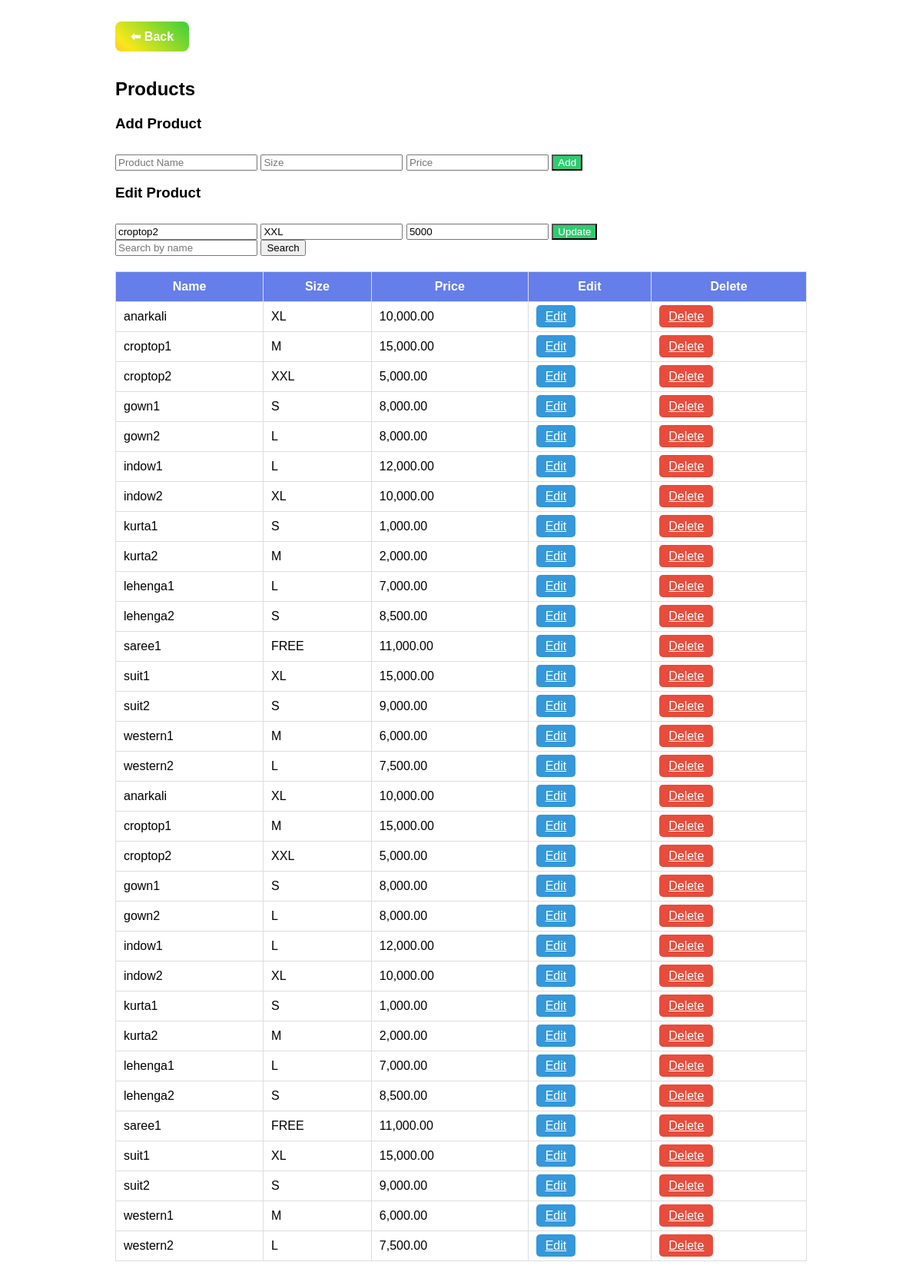
The page /viewproduct.php?product_id=13 (signed in) on the database its author committed.
### tables this page shows
CREATE TABLE `add_product` (
  `product_id` int(10) NOT NULL,
  `product_name` varchar(100) NOT NULL,
  `product_price` bigint(100) NOT NULL,
  `product_image1` varchar(100) NOT NULL,
  `size` char(50) NOT NULL,
  `qty` int(10) NOT NULL
);

### viewproduct.php (the view, shortened to what this page needs)
<?php
$servername = "localhost";
$username = "root";
$password = "";
$database = "rentalcloth";
$conn = new mysqli($servername, $username, $password, $database);
$edit_product = null;
if (isset($_GET['product_id'])) {
    $edit_id = intval($_GET['product_id']);
    $sql = "SELECT * FROM add_product WHERE product_id = ?";
    $stmt = $conn->prepare($sql);
    $stmt->bind_param("i", $edit_id);
    $stmt->execute();
    $result = $stmt->get_result();
    $edit_product = $result->fetch_assoc();
}
$search = isset($_GET['search']) ? $conn->real_escape_string($_GET['search']) : '';
$sql = "SELECT * FROM add_product";
$result = $conn->query($sql);
?>
<!DOCTYPE html>
<html lang="en">
<head>
</head>
<body>
<div class="container">
    <a href="user_details.php" class="back-btn">⬅ Back</a>
    <h2>Products</h2>
    <h3>Add Product</h3>
    <form method="POST">
        <input type="text" name="product_name" placeholder="Product Name" required>
        <input type="text" name="size" placeholder="Size" required>
        <input type="number" step="0.01" name="product_price" placeholder="Price" required>
        <button type="submit" class="submit-btn">Add</button>
    </form>
    <?php if ($edit_product): ?>
        <h3>Edit Product</h3>
        <form method="POST">
            <input type="text" name="product_name" value="<?= htmlspecialchars($edit_product['product_name']) ?>" required>
            <input type="text" name="size" value="<?= htmlspecialchars($edit_product['size']) ?>" required>
            <input type="number" step="0.01" name="product_price" value="<?= htmlspecialchars($edit_product['product_price']) ?>" required>
            <button type="submit" class="submit-btn">Update</button>
        </form>
    <?php endif; ?>
    <form method="GET">
        <input type="text" name="search" placeholder="Search by name" value="<?= htmlspecialchars($search) ?>">
        <button type="submit">Search</button>
    </form>
    <table class="product-table">
        <thead>
        <tr>
            <th>Name</th>
            <th>Size</th>
            <th>Price</th>
            <th>Edit</th>
            <th>Delete</th>
        </tr>
        </thead>
        <tbody>
        <?php if ($result && $result->num_rows > 0): ?>
            <?php while ($row = $result->fetch_assoc()): ?>
                <tr>
                    <td><?= htmlspecialchars($row['product_name']) ?></td>
                    <td><?= htmlspecialchars($row['size']) ?></td>
                    <td><?= number_format($row['product_price'], 2) ?></td>
                    <td><a class="btn edit-btn" href="viewproduct.php?product_id=<?= $row['product_id'] ?>">Edit</a></td>
                    <td><a class="btn delete-btn" href="viewproduct.php?delete_id=<?= $row['product_id'] ?>" onclick="return confirm('Delete this product?')">Delete</a></td>
                </tr>
            <?php endwhile; ?>
        <?php else: ?>
            <tr><td colspan="5">No products available.</td></tr>
        <?php endif; ?>
        </tbody>
    </table>
</div>
</body>
</html>

### viewproduct.php (style rules this page uses)
body { font-family: Arial, sans-serif; }
.container { width: 900px; margin: auto; padding: 20px; }
.product-table { width: 100%; border-collapse: collapse; margin-top: 20px; }
.product-table th, .product-table td { border: 1px solid #ddd; padding: 10px; }
.product-table th { background: #667eea; color: #fff; }
.btn { padding: 6px 12px; border: none; border-radius: 5px; cursor: pointer; }
.edit-btn { background: #3498db; color: #fff; }
.delete-btn { background: #e74c3c; color: #fff; }
.submit-btn { background: #2ecc71; color: #fff; margin-top: 10px; }
.back-btn { display: inline-block; margin-bottom: 15px; padding: 10px 20px; background: linear-gradient(45deg, #ff6b6b, #f8e71c, #4cd137, #0097e6, #9b59b6); background-size: 300% 300%; color: #fff; font-size: 16px; font-weight: bold; text-decoration: none; border-radius: 8px; border: none; cursor: pointer; transition: 0.4s; animation: gradientMove 5s ease infinite; }

### rows shown on the page
add_product: product_name "croptop2", size "XXL", product_price "5000", product_price "5,000.00"
add_product: product_name "anarkali", size "XL", product_price "10,000.00"
add_product: product_name "croptop1", size "M", product_price "15,000.00"
add_product: product_name "gown1", size "S", product_price "8,000.00"
add_product: product_name "gown2", size "L", product_price "8,000.00"
add_product: product_name "indow1", size "L", product_price "12,000.00"
add_product: product_name "indow2", size "XL", product_price "10,000.00"
add_product: product_name "kurta1", size "S", product_price "1,000.00"
add_product: product_name "kurta2", size "M", product_price "2,000.00"
add_product: product_name "lehenga1", size "L", product_price "7,000.00"
add_product: product_name "lehenga2", size "S", product_price "8,500.00"
add_product: product_name "saree1", size "FREE", product_price "11,000.00"
add_product: product_name "suit1", size "XL", product_price "15,000.00"
add_product: product_name "suit2", size "S", product_price "9,000.00"
add_product: product_name "western1", size "M", product_price "6,000.00"
add_product: product_name "western2", size "L", product_price "7,500.00"
add_product: product_name "anarkali", size "XL", product_price "10,000.00"
add_product: product_name "croptop1", size "M", product_price "15,000.00"
add_product: product_name "croptop2", size "XXL", product_price "5,000.00"
add_product: product_name "gown1", size "S", product_price "8,000.00"
add_product: product_name "gown2", size "L", product_price "8,000.00"
add_product: product_name "indow1", size "L", product_price "12,000.00"
add_product: product_name "indow2", size "XL", product_price "10,000.00"
add_product: product_name "kurta1", size "S", product_price "1,000.00"
add_product: product_name "kurta2", size "M", product_price "2,000.00"
add_product: product_name "lehenga1", size "L", product_price "7,000.00"
add_product: product_name "lehenga2", size "S", product_price "8,500.00"
add_product: product_name "saree1", size "FREE", product_price "11,000.00"
add_product: product_name "suit1", size "XL", product_price "15,000.00"
add_product: product_name "suit2", size "S", product_price "9,000.00"
add_product: product_name "western1", size "M", product_price "6,000.00"
add_product: product_name "western2", size "L", product_price "7,500.00"
